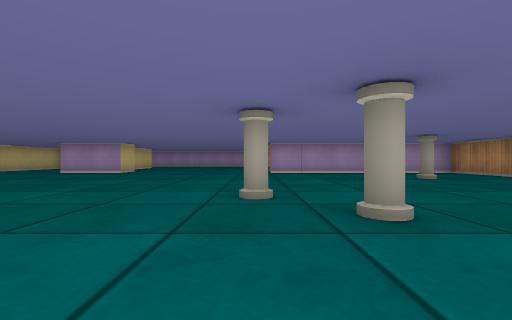
view 1 (above)

16 first-person views from a walk through a cub3D maze. The camera is about half as high as the walls, looks level and sees 90° across. The floor is counted in squares. Each view is taken from the middle of a square. On the plan, view 1 faces up. The plan holds only what a view shows up to about 9 squares ahead; the rest is blank.

view 2
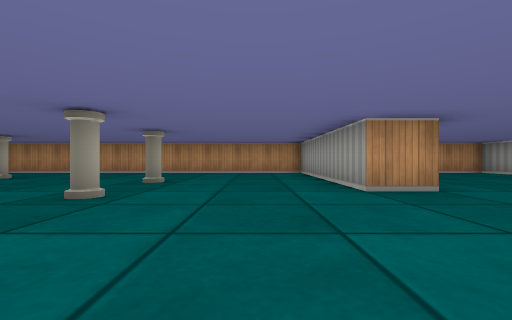

view 3
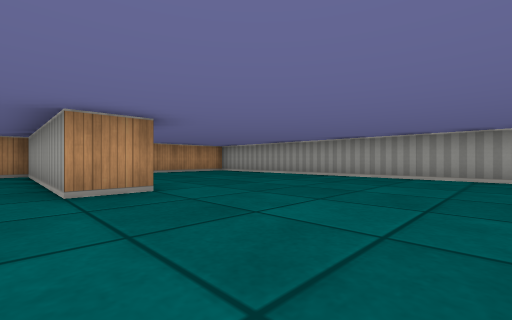

view 4
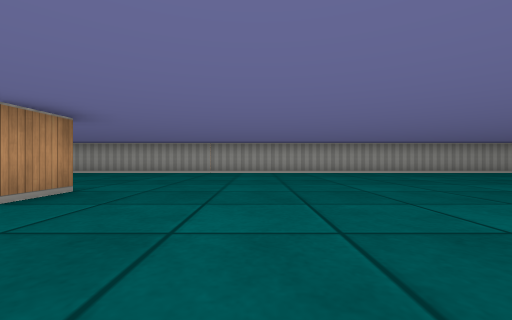

view 5
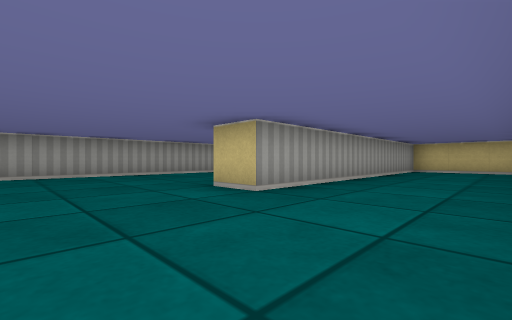

view 6
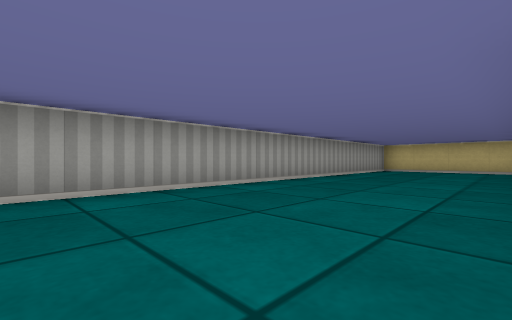

view 7
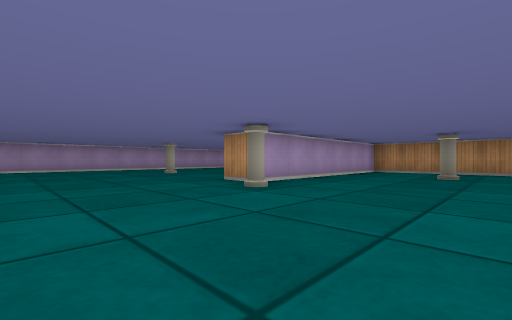

view 8
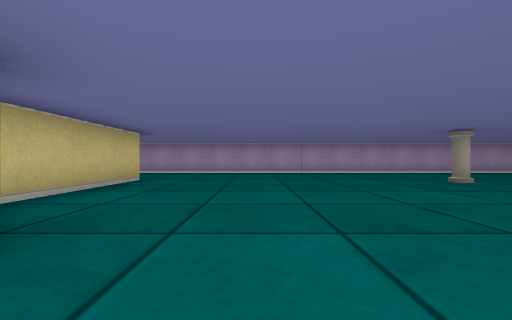

view 9
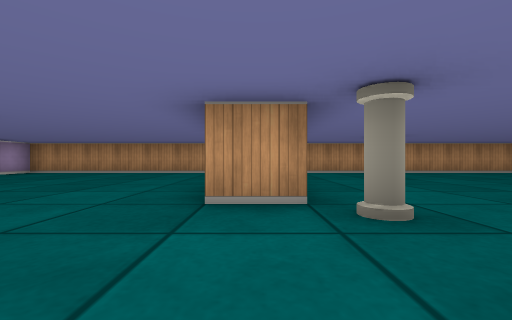

view 10
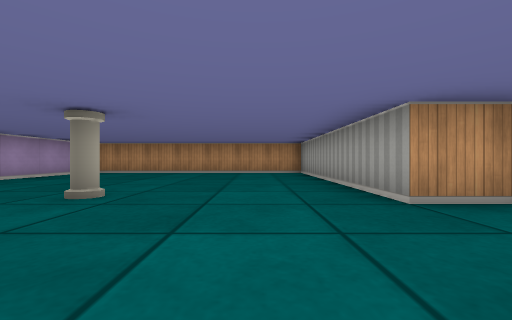

view 11
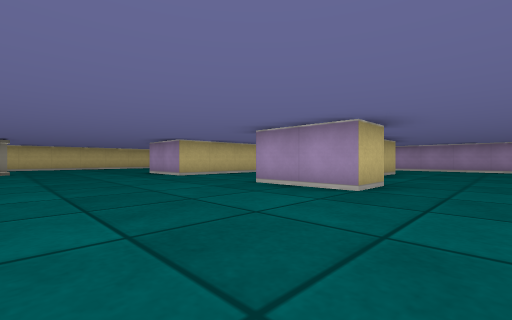

view 12
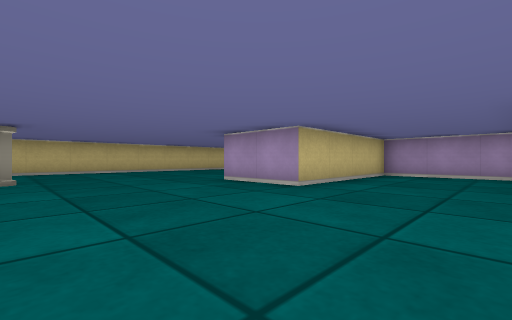

view 13
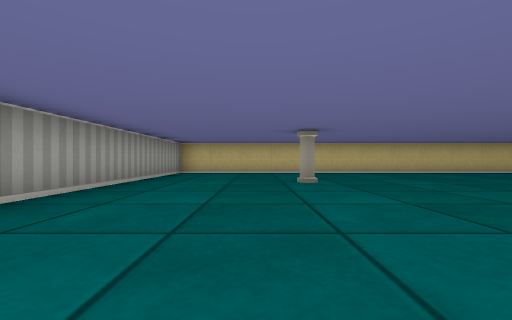

view 14
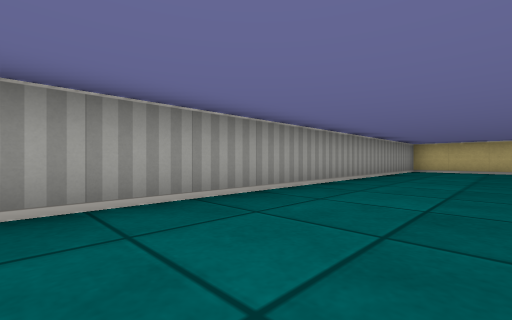

view 15
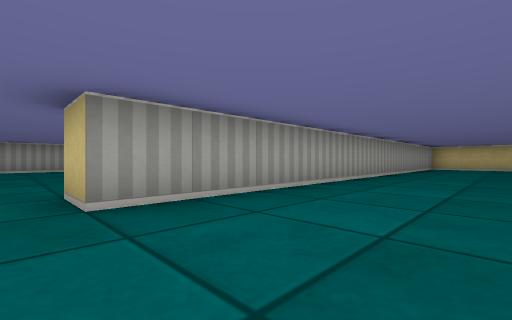

view 16
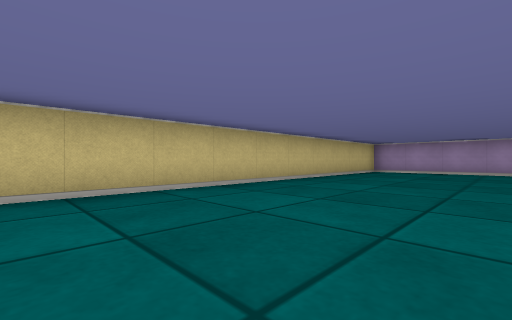

### Floor plan
Points are (right, up) in squares from view 1. A wall is a line through its corners. A room is listed if a view was taken in it or the views show most of it. See-through windows are left out.
Room 1 (views 1, 2, 3, 4, 5, 6, 7, 8, 9, 10, 11, 12, 13, 14, 15, 16)
walls: (-4.5, 9.5) (-4.5, 8.5) (-6.5, 8.5); (-7, 12.5) (-9.5, 12.5) (-9.5, 8.5) (-11.5, 8.5); (-5.5, 13.5) (-5.5, 10.5); (1.5, -2.5) (1.5, -1.5) (6.5, -1.5) (6.5, 8.5) (0.5, 8.5) (0.5, 9.5) (6.5, 9.5) (6.5, 16.5) (-6.9, 16.5); (-15.5, 0) (-15.5, -2.2); (-15.2, -2.5) (-7.5, -2.5) (-7.5, -3.5); (-13, 16.5) (-16.2, 16.5); (-16.5, -4) (-16.5, -6.2); (-16.5, 16.2) (-16.5, 1.5) (-3.5, 1.5) (-3.5, 0.5); (-15.2, -7.5) (6.5, -7.5) (6.5, -4.6)
objects: pillar (-13, 5); pillar (0, 3); pillar (0, 8); pillar (1, 2); pillar (1, 13); pillar (3, 2); pillar (4, 6)

Where each view was taken, in squares from view 1:
view 1: 0 up, 0 right, facing up
view 2: 0 up, 2 left, facing right
view 3: 1 down, 2 left, facing down-right
view 4: 1 up, 1 left, facing down
view 5: 0 up, 5 left, facing down-left
view 6: 4 down, 6 left, facing down-left
view 7: 5 up, 3 left, facing up-right
view 8: 8 up, 3 left, facing up
view 9: 9 up, 2 left, facing right
view 10: 11 up, 2 left, facing right
view 11: 5 up, 3 left, facing up-left
view 12: 5 up, 7 left, facing up-left
view 13: 4 up, 8 left, facing left
view 14: 4 up, 6 left, facing down-left
view 15: 4 up, 3 left, facing down-left
view 16: 7 up, 13 left, facing up-left
